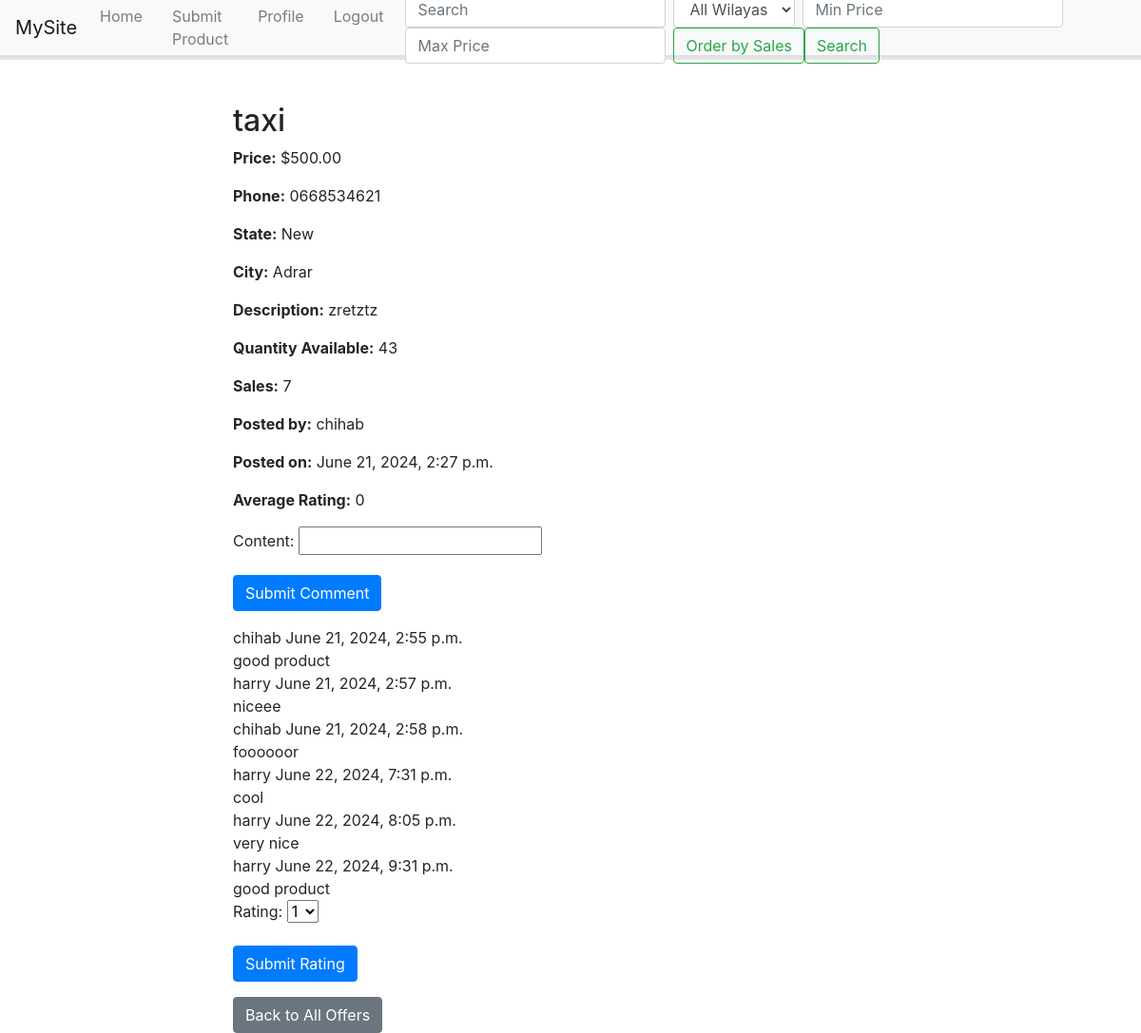
The page /users/product/1/ on the database as committed earlier.
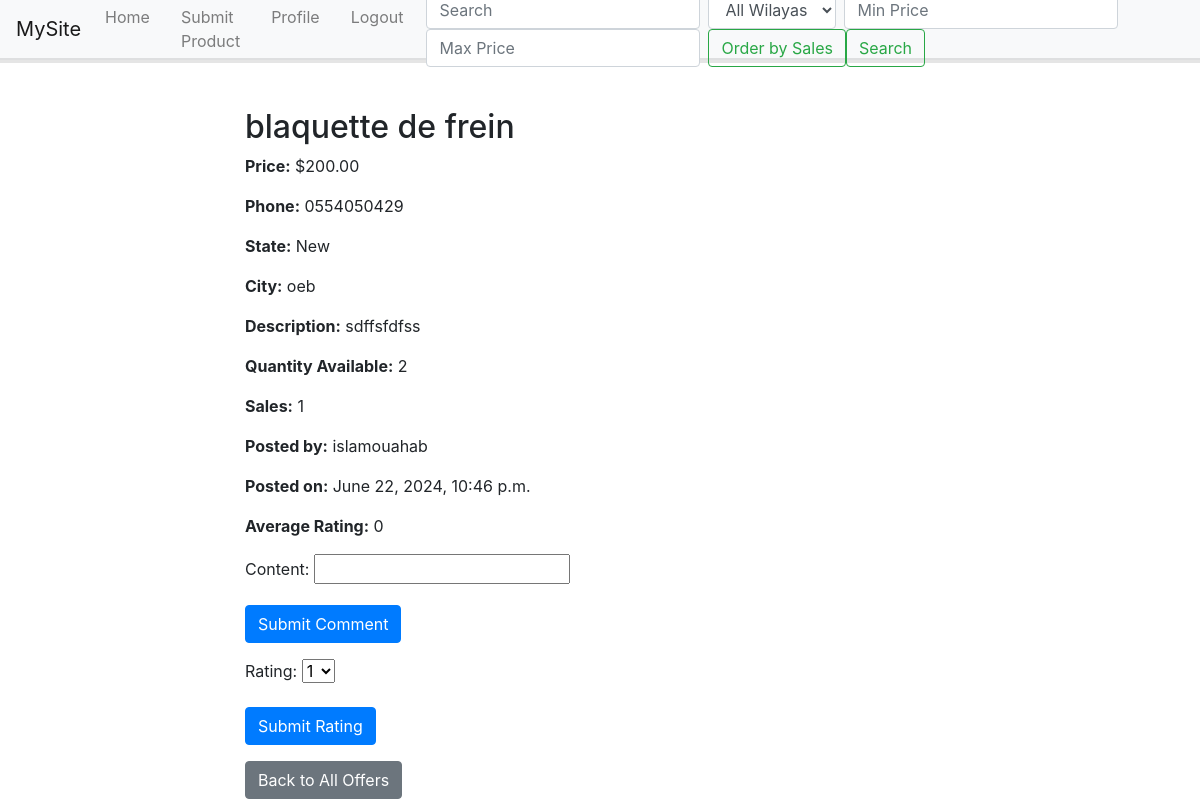
The same page on the database as committed later.
### users/models.py (models this page shows, shortened)
class Product(models.Model):
    user = models.ForeignKey("custom_user", on_delete=models.CASCADE)
    name = models.CharField(max_length=255)
    car_model = models.CharField(max_length=255)
    car_serie = models.CharField(max_length=255)
    piece = models.CharField(max_length=255)
    price = models.DecimalField(max_digits=10, decimal_places=2)
    phone_number = models.CharField(max_length=15)
    STATE_CHOICES = [
        ('new', 'New'),
        ('used', 'Used'),
    ]
    state = models.CharField(max_length=4, choices=STATE_CHOICES)
    city = models.ForeignKey(Wilaya, on_delete=models.CASCADE)
    description = models.TextField(blank=True, null=True)
    created_at = models.DateTimeField(auto_now_add=True)
    quantity = models.PositiveIntegerField(default=0)
    sales = models.PositiveIntegerField(default=0)
    total_rating = models.PositiveIntegerField(default=0)
    rating_count = models.PositiveIntegerField(default=0)
    @property
    def average_rating(self):
        if self.rating_count == 0:
            return 0
        return self.total_rating / self.rating_count

class Wilaya(models.Model):
    name = models.CharField(max_length=100)
    def __str__(self):
        return self.name

class custom_user(AbstractUser):
    phone_num = models.CharField(max_length=15)
    profile_pic = models.ImageField(upload_to='user_pic/')

class Comment(models.Model):
    user = models.ForeignKey(User, on_delete=models.CASCADE)
    product = models.ForeignKey(Product, on_delete=models.CASCADE)
    content = models.CharField(max_length=360)
    timestamp = models.DateTimeField(auto_now_add=True)

### users/views.py (the view, shortened to what this page needs)
# urls.py: path('product/<int:product_id>/', views.product_detail_view, name='product_detail'),
def product_detail_view(request, product_id):
    product = get_object_or_404(Product, id=product_id)
    comments = Comment.objects.filter(product=product)
    comment_form = CommentForm()
    rating_form = RatingForm()
    return render(request, 'users/product_detail.html', {
        'product': product,
        'comments': comments,
        'comment_form': comment_form,
        'rating_form': rating_form,
    })

### users/forms.py (shortened to what this page needs)
class CommentForm(forms.ModelForm):
    class Meta:
        model = Comment
        fields = ['content']

class RatingForm(forms.Form):
    value = forms.ChoiceField(choices=[(i, i) for i in range(1, 6)], label="Rating")

### users/templates/users/product_detail.html (shortened to what this page needs)
{% extends "users/layout.html" %}
{% block content %}
<div class="container mt-5">
    <div class="row">
        <div class="col-md-8 offset-md-2">
            <h2>{{ product.name }}</h2>
            <p><strong>Price:</strong> ${{ product.price }}</p>
            <p><strong>Phone:</strong> {{ product.phone_number }}</p>
            <p><strong>State:</strong> {{ product.get_state_display }}</p>
            <p><strong>City:</strong> {{ product.city }}</p>
            <p><strong>Description:</strong> {{ product.description }}</p>
            <p><strong>Quantity Available:</strong> {{ product.quantity }}</p>
            <p><strong>Sales:</strong> {{ product.sales }}</p>
            <p><strong>Posted by:</strong> {{ product.user.username }}</p>
            <p><strong>Posted on:</strong> {{ product.created_at }}</p>
            <p><strong>Average Rating:</strong> {{ product.average_rating }}</p>
            <form method="post" action="{% url 'product_detail' product.id %}">
                {{ comment_form.as_p }}
                <button type="submit" class="btn btn-primary">Submit Comment</button>
            </form>
            {% for comment in comments %}
            <div class="comment">
                <div class="comment-header">
                    <span class="username">{{ comment.user.username }}</span>
                    <span class="timestamp">{{ comment.timestamp }}</span>
                </div>
                <div class="comment-content">{{ comment.content }}</div>
            </div>
            {% endfor %}
            <form method="post" action="{% url 'product_detail' product.id %}">
                {{ rating_form.as_p }}
                <button type="submit" class="btn btn-primary" name="rating">Submit Rating</button>
            </form>
            <a href="{% url 'index' %}" class="btn btn-secondary">Back to All Offers</a>
        </div>
    </div>
</div>
{% endblock %}

### users/templates/users/layout.html (shortened to what this page needs)
{% load static %}
<html>
<head>
    <link href="https://stackpath.bootstrapcdn.com/bootstrap/4.4.1/css/bootstrap.min.css" rel="stylesheet">
</head>
<body>
    <link href="{% static 'css/home.css' %}" rel="stylesheet">
    <link href="{% static 'css/filter.css' %}" rel="stylesheet">
    <header>
        <nav class="navbar navbar-expand-lg navbar-light bg-light">
            <a class="navbar-brand" href="#">MySite</a>
            <div class="collapse navbar-collapse" id="navbarNav">
                <ul class="navbar-nav mr-auto">
                    <li class="nav-item {% if request.path == '/' %}active{% endif %}">
                        <a class="nav-link" href="{% url 'index' %}">Home</a>
                    </li>
                    <li class="nav-item {% if request.path == '/submit_product/' %}active{% endif %}">
                        <a class="nav-link" href="{% url 'submit_product' %}">Submit Product</a>
                    </li>
                    <li class="nav-item {% if request.path == '/profile/' %}active{% endif %}">
                        <a class="nav-link" href="{% url 'profile' %}">Profile</a>
                    </li>
                    <li class="nav-item">
                        <a class="nav-link" href="{% url 'logout' %}">Logout</a>
                    </li>
                </ul>
                <form class="form-inline my-2 my-lg-0" method="get" action="{% url 'search' %}">
                    <input class="form-control mr-sm-2" type="search" placeholder="Search" aria-label="Search" name="q">
                    <select name="location" class="form-control mr-sm-2">
                        <option value="">All Wilayas</option>
                    </select>
                    <input class="form-control mr-sm-2" type="number" placeholder="Min Price" name="min_price">
                    <input class="form-control mr-sm-2" type="number" placeholder="Max Price" name="max_price">
                    <button type="submit" class="btn btn-outline-success my-2 my-sm-0" name="order_sales">Order by Sales</button>
                    <button class="btn btn-outline-success my-2 my-sm-0" type="submit">Search</button>
                </form>
            </div>
        </nav>
    </header>
    <main class="container mt-5">
        {% block content %}
        {% endblock %}
    </main>
</body>
</html>

### users/static/css/home.css (style rules this page uses)
.navbar { width: 100vw; height: 5vw; background-color:#ffffff; display: flex; flex-direction: row; justify-content: space-between; border-bottom: 2px solid rgba(0, 0, 0, 0.105); box-shadow: 0px 3px 0px rgba(0, 0, 0, 0.1); z-index: 999; }

### users/templates/users/layout.html (style rules this page uses)
nav a { margin-right: 15px; }

Rows that differ between the two databases and show on the page:
removed Comment: user.username "chihab", timestamp "June 21, 2024, 2:55 p.m.", content "good product"
removed Comment: user.username "harry", timestamp "June 21, 2024, 2:57 p.m.", content "niceee"
removed Comment: user.username "chihab", timestamp "June 21, 2024, 2:58 p.m.", content "foooooor"
removed Comment: user.username "harry", timestamp "June 22, 2024, 7:31 p.m.", content "cool"
removed Comment: user.username "harry", timestamp "June 22, 2024, 8:05 p.m.", content "very nice"
removed Comment: user.username "harry", timestamp "June 22, 2024, 9:31 p.m.", content "good product"
changed Product "New": name "taxi" → "blaquette de frein"; price "500.00" → "200.00"; phone_number "0668534621" → "0554050429"; city "Adrar" → "oeb"; description "zretztz" → "sdffsfdfss"; quantity "43" → "2"; sales "7" → "1"; user.username "chihab" → "islamouahab"; created_at "June 21, 2024, 2:27 p.m." → "June 22, 2024, 10:46 p.m."
